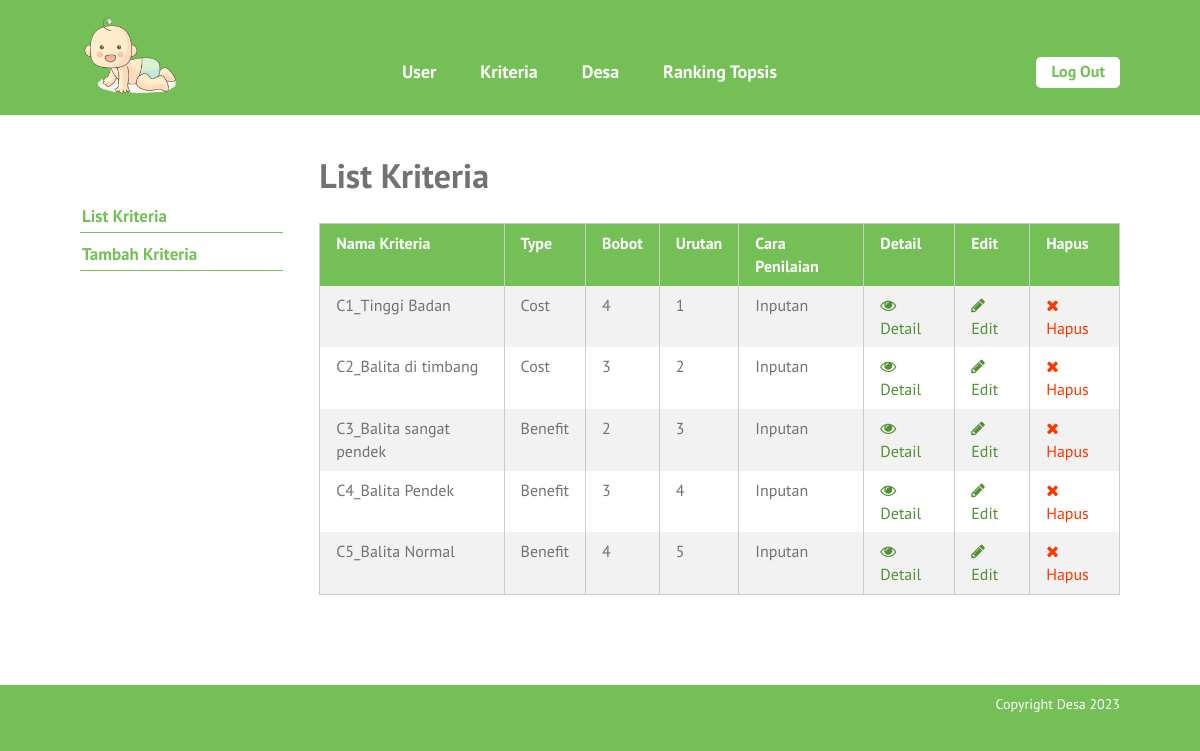
The app's page /list-kriteria.php (signed in) with its own data.
### tables this page shows
CREATE TABLE `kriteria` (
  `id_kriteria` int(10) NOT NULL,
  `nama` varchar(30) NOT NULL,
  `type` enum('benefit','cost') NOT NULL,
  `bobot` float NOT NULL,
  `ada_pilihan` tinyint(1) DEFAULT NULL,
  `urutan_order` int(2) NOT NULL
);

### list-kriteria.php (the view, shortened to what this page needs)
<?php require_once('includes/init.php'); ?>
<?php
require_once('template-parts/header.php');
?>
	<div class="main-content-row">
	<div class="container clearfix">
		<?php include_once('template-parts/sidebar-kriteria.php'); ?>
		<div class="main-content the-content">
			<h1>List Kriteria</h1>
			<?php
			$query = $pdo->prepare('SELECT * FROM kriteria ORDER BY urutan_order ASC');
			$query->execute();
			$query->setFetchMode(PDO::FETCH_ASSOC);
			if($query->rowCount() > 0):
			?>
			<table class="pure-table pure-table-striped">
				<thead>
					<tr>
						<th>Nama Kriteria</th>
						<th>Type</th>
						<th>Bobot</th>
						<th>Urutan</th>
						<th>Cara Penilaian</th>
						<th>Detail</th>
						<th>Edit</th>
						<th>Hapus</th>
					</tr>
				</thead>
				<tbody>
					<?php while($hasil = $query->fetch()): ?>
						<tr>
							<td><?php echo $hasil['nama']; ?></td>
							<td>
							<?php
							if($hasil['type'] == 'benefit') {
								echo 'Benefit';
							} elseif($hasil['type'] == 'cost') {
								echo 'Cost';
							}
							?>
							</td>
							<td><?php echo $hasil['bobot']; ?></td>
							<td><?php echo $hasil['urutan_order']; ?></td>
							<td><?php echo ($hasil['ada_pilihan']) ? 'Pilihan': 'Inputan'; ?></td>
							<td><a href="single-kriteria.php?id=<?php echo $hasil['id_kriteria']; ?>"><span class="fa fa-eye"></span> Detail</a></td>
							<td><a href="edit-kriteria.php?id=<?php echo $hasil['id_kriteria']; ?>"><span class="fa fa-pencil"></span> Edit</a></td>
							<td><a href="hapus-kriteria.php?id=<?php echo $hasil['id_kriteria']; ?>" class="red yaqin-hapus"><span class="fa fa-times"></span> Hapus</a></td>
						</tr>
					<?php endwhile; ?>
				</tbody>
			</table>
			<?php else: ?>
				<p>Maaf, belum ada data untuk kriteria.</p>
			<?php endif; ?>
		</div>
	</div>
	</div>
<?php
require_once('template-parts/footer.php');

### stylesheets/style.css (style rules this page uses)
html,body,div,span,applet,object,iframe,h1,h2,h3,h4,h5,h6,p,blockquote,pre,a,abbr,acronym,address,big,cite,code,del,dfn,em,img,ins,kbd,q,s,samp,small,strike,strong,sub,sup,tt,var,b,u,i,center,dl,dt,dd,ol,ul,li,fieldset,form,label,legend,table,caption,tbody,tfoot,thead,tr,th,td,article,aside,canvas,details,embed,figure,figcaption,footer,header,hgroup,menu,nav,output,ruby,section,summary,time,mark,audio,video { margin:0;padding:0;border:0;font-size:100%;vertical-align:baseline }
body { line-height:1 }
table { border-collapse:collapse;border-spacing:0 }
*,*:before,*:after { -moz-box-sizing:border-box;-webkit-box-sizing:border-box;box-sizing:border-box }
.clearfix:before,.clearfix:after { content:" ";display:table }
.clear,.clearfix:after { clear:both }
a { color:#74c056;text-decoration:none }
.container { max-width:1100px;margin:0 auto;position:relative;padding:0 30px }
body { background:#74c056;font-family:"PT Sans",sans-serif;color:#727272;font-size:14px;line-height:1.3;font-weight:500 }
h1,h2,h3,h4,h5,h6 { font-weight:300 }
.pure-table { border-collapse:collapse;border-spacing:0;empty-cells:show;border:1px solid #cbcbcb;width:100% }
.pure-table td,.pure-table th { border-left:1px solid #cbcbcb;border-width:0 0 0 1px;font-size:inherit;margin:0;overflow:visible;padding:0.5em 1em }
.pure-table td:first-child,.pure-table th:first-child { border-left-width:0 }
.pure-table thead { background-color:#74c056;color:#fff;text-align:left;vertical-align:bottom }
.pure-table thead th { color:#fff }
.pure-table td { background-color:transparent }
.pure-table-striped tr:nth-child(2n-1) td { background-color:#f2f2f2 }
.the-content { font-size:16px;line-height:1.42857 }
.the-content a { color:#519133 }
.the-content h1,.the-content h2,.the-content h3,.the-content h4,.the-content h5,.the-content h6 { font-weight:700 }
.the-content h1 { font-size:34px;margin:0.8em 0 0.8em;padding:0;line-height:1.2 }
.the-content blockquote,.the-content table,.the-content p,.the-content ul,.the-content ol,.the-content dd,.the-content pre,.the-content iframe,.the-content .flxmap-container,.the-content hr { margin-bottom:1em }
.the-content table { margin-bottom:50px }
.the-content>h1:first-child,.the-content>h3:first-child,.the-content>h2:first-child { margin-top:0 }
.fa { display:inline-block;font:normal normal normal 14px/1 FontAwesome;font-size:inherit;text-rendering:auto;-webkit-font-smoothing:antialiased;-moz-osx-font-smoothing:grayscale }
.fa-remove:before,.fa-close:before,.fa-times:before { content:"\f00d" }
.fa-pencil:before { content:"\f040" }
.fa-eye:before { content:"\f06e" }
button,a { -webkit-transition:all .2s ease;-moz-transition:all .2s ease;-o-transition:all .2s ease;transition:all 0.2s ease }
span.red,a.red,.the-content span.red,.the-content a.red { color:#ff3600 }
.main-content { float:right;width:77%;padding:40px 0 }

### records on screen
kriteria: nama "C1_Tinggi Badan", type "Cost", bobot "4", urutan_order "1", ada_pilihan "Inputan"
kriteria: nama "C2_Balita di timbang", type "Cost", bobot "3", urutan_order "2", ada_pilihan "Inputan"
kriteria: nama "C3_Balita sangat pendek", type "Benefit", bobot "2", urutan_order "3", ada_pilihan "Inputan"
kriteria: nama "C4_Balita Pendek", type "Benefit", bobot "3", urutan_order "4", ada_pilihan "Inputan"
kriteria: nama "C5_Balita Normal", type "Benefit", bobot "4", urutan_order "5", ada_pilihan "Inputan"
